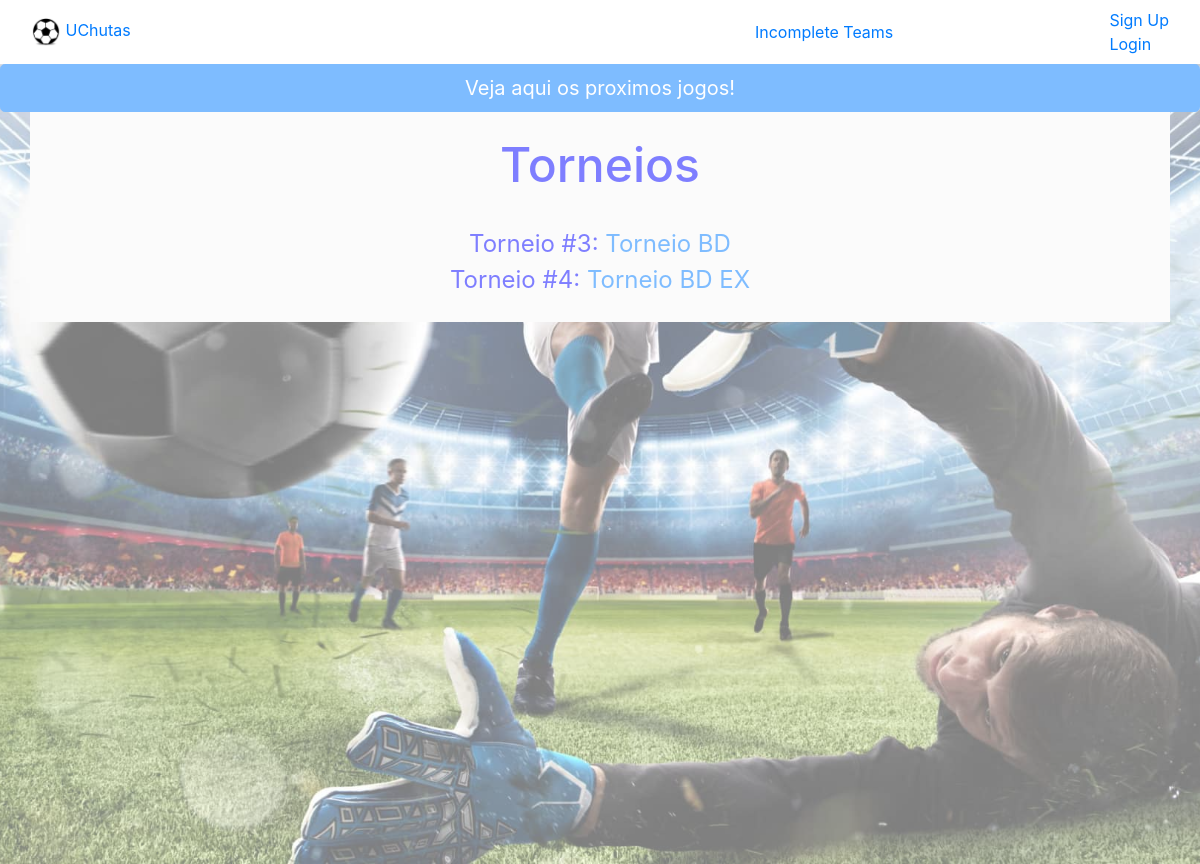
The page / on the database its author committed.
### bd/models.py (models this page shows)
class Torneio(models.Model):
    nome = models.CharField(max_length=20, blank=False)
    dataInicio = models.DateField(blank=False)
    diasJogo = models.TextField(blank=True)
    horarioInicio = models.TimeField(blank=True)
    gestor = models.ForeignKey(Profile, blank=False, on_delete=models.CASCADE)
    estado = models.IntegerField(default='0') #0:inscricoes abertas ; 1:a decorrer ; 2:terminado

### bd/views.py (the view)
# urls.py: path('', views.home, name='bd-home'),
def home(request):
    data = Torneio.objects.all()
    arg = {
        "torneio_numero": data
    }
    return render(request, "home.html", arg)

### bd/templates/home.html
{% extends 'base.html' %}
{% block content %}
    <a href={% url 'bd-proxSemana' %} class="btn btn-primary btn-lg btn-block"  aria-pressed="true">Veja aqui os proximos jogos!</a>
    <div class="container" style="background: #f8f8f8" align="center">
        <font color="blue">
            <br>
            <h2><font size="25">Torneios</font></h2>
            <br>
            <font size="5">
                {% for torneio in torneio_numero %}
                    <a>Torneio #{{ torneio.id }}:</a>
                    {% if user.is_authenticated %}
                    <a href="{% url 'bd-infotour' torneio.pk user.pk %}">{{ torneio.nome }}</a>
                    {% else %}
                        <a href="{% url 'bd-tournamentGuest' torneio.pk %}">{{ torneio.nome }}</a>
                    {% endif %}
                    <br>
                {% endfor %}
            </font>
            <br>
        </font>
    </div>
{% endblock %}

### bd/static/css/style.css (style rules this page uses)
body, html { height: 100%; }

### rows shown on the page
Torneio: id "3", nome "Torneio BD"
Torneio: id "4", nome "Torneio BD EX"
